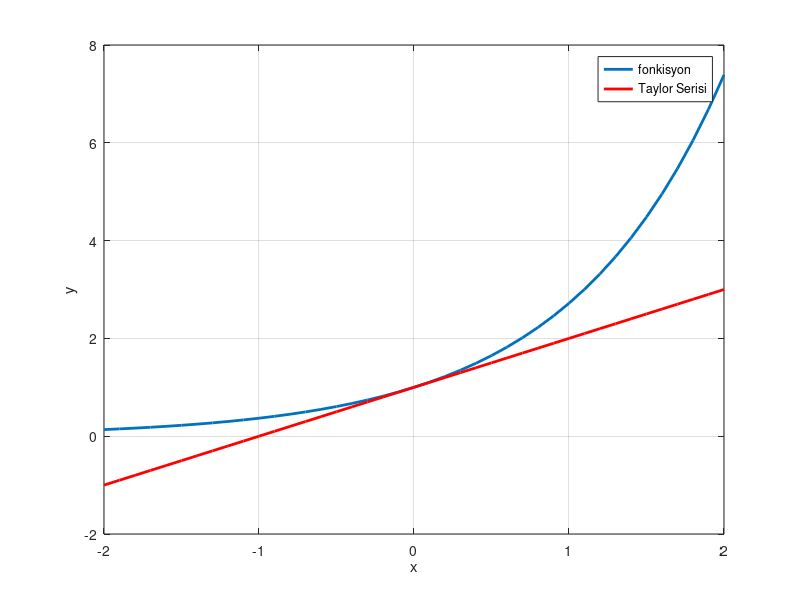

Recreate this plot in MATLAB.
function taylor%taylor serisi
clear all;close all;clc;
x=-2:0.1:2;%aralığı güncelle
y=exp(x);%denklemi güncelle
fig=figure();
set(fig, 'color', 'white')
plot(x, y, 'LineWidth', 2)
grid on
xlabel('x')
ylabel('y')
N=1;%adım sayısını güncelle
tay=0*y;
for n=0:N
    tay=tay+(x.^n)/factorial(n);
end
hold on
plot(x, tay, 'r-', 'LineWidth', 2)
legend('fonkisyon', 'Taylor Serisi')
end